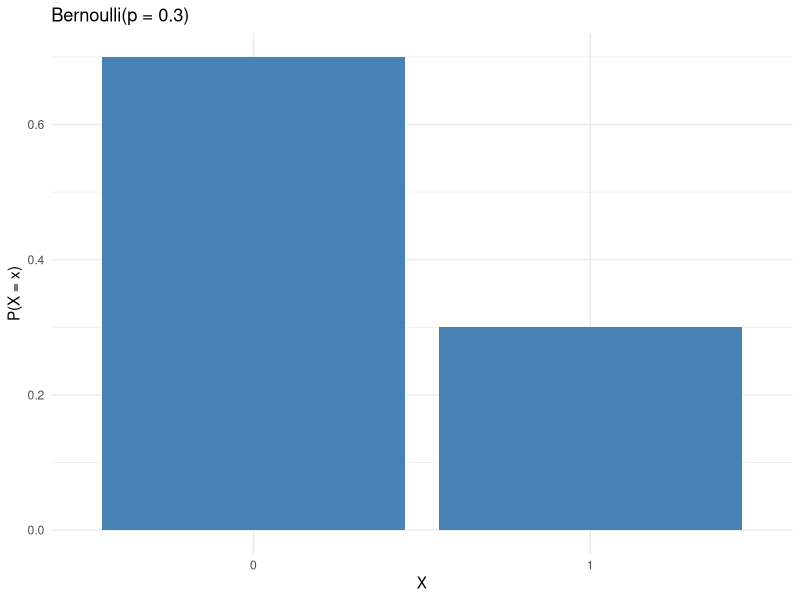
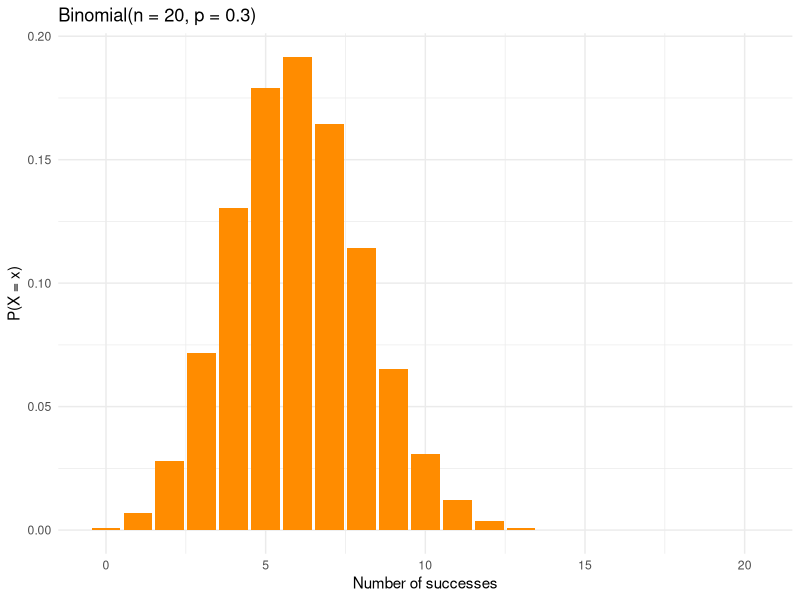
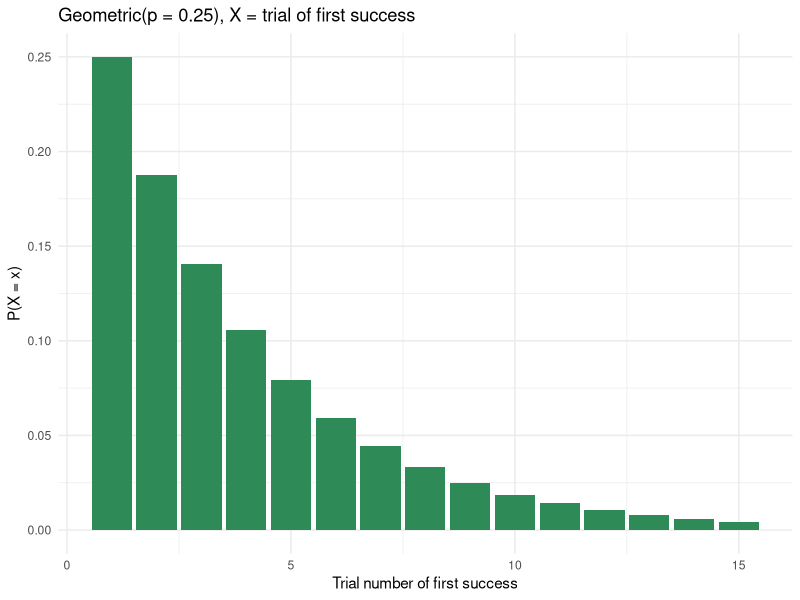
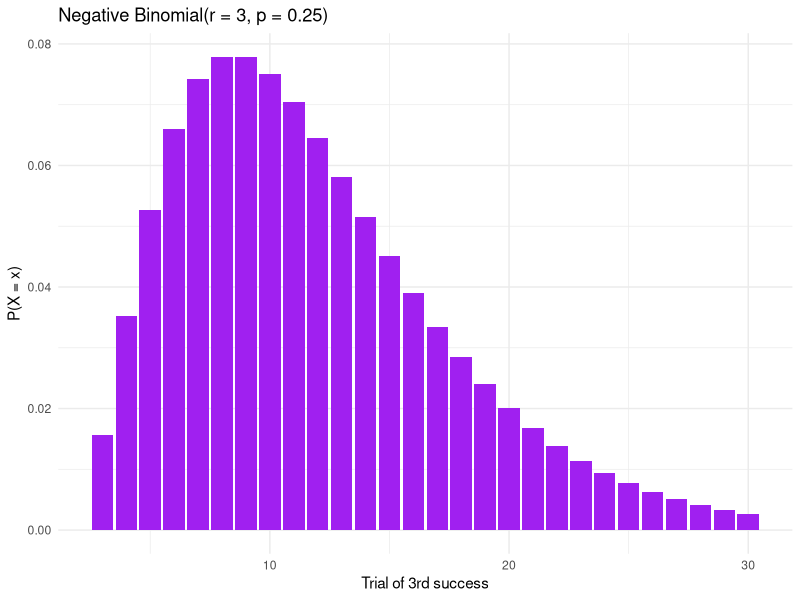
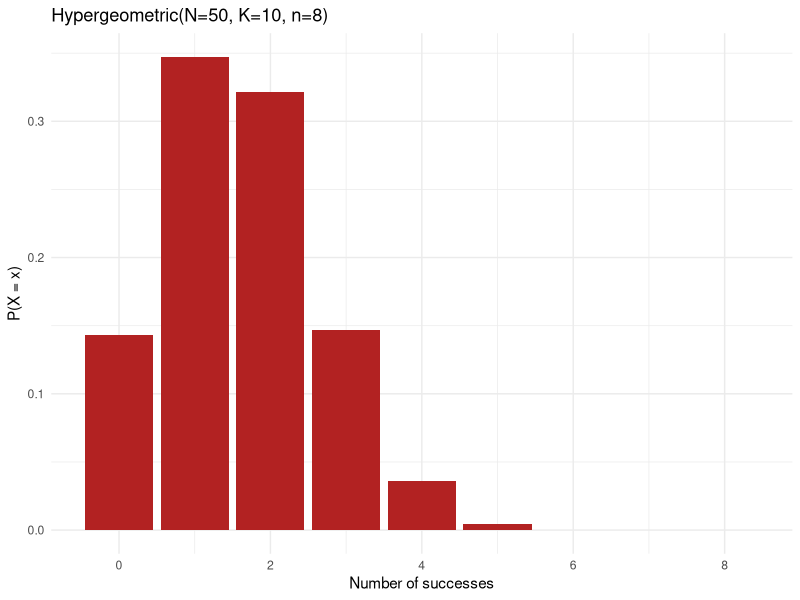
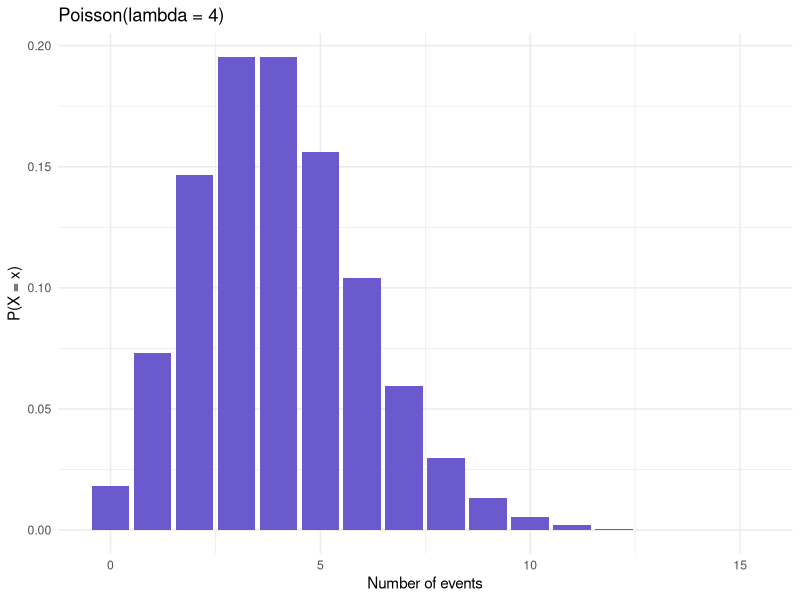

Here is the R script that generated these plots, in order:
## ---- chunk 1
knitr::opts_chunk$set(echo = TRUE, warning = FALSE, message = FALSE, fig.align = "center")
library(ggplot2)
## ---- chunk 2
p <- 0.3
x <- c(0, 1)
prob <- dbinom(x, size = 1, prob = p)
ggplot(data.frame(x = factor(x), prob), aes(x, prob)) +
  geom_col(fill = "steelblue") +
  labs(title = "Bernoulli(p = 0.3)", x = "X", y = "P(X = x)") +
  theme_minimal()
## ---- chunk 3
n <- 20; p <- 0.3
x <- 0:n
prob <- dbinom(x, size = n, prob = p)
ggplot(data.frame(x, prob), aes(x, prob)) +
  geom_col(fill = "darkorange") +
  labs(title = "Binomial(n = 20, p = 0.3)", x = "Number of successes", y = "P(X = x)") +
  theme_minimal()
## ---- chunk 4
p <- 0.25
x <- 1:15
prob <- dgeom(x - 1, prob = p)  # R's dgeom counts failures before success
ggplot(data.frame(x, prob), aes(x, prob)) +
  geom_col(fill = "seagreen") +
  labs(title = "Geometric(p = 0.25), X = trial of first success",
       x = "Trial number of first success", y = "P(X = x)") +
  theme_minimal()
## ---- chunk 5
r <- 3; p <- 0.25
x <- r:30
prob <- dnbinom(x - r, size = r, prob = p)  # R counts failures before r-th success
ggplot(data.frame(x, prob), aes(x, prob)) +
  geom_col(fill = "purple") +
  labs(title = "Negative Binomial(r = 3, p = 0.25)",
       x = "Trial of 3rd success", y = "P(X = x)") +
  theme_minimal()
## ---- chunk 6
N <- 50; K <- 10; n <- 8
x <- 0:min(n, K)
prob <- dhyper(x, m = K, n = N - K, k = n)
ggplot(data.frame(x, prob), aes(x, prob)) +
  geom_col(fill = "firebrick") +
  labs(title = "Hypergeometric(N=50, K=10, n=8)", x = "Number of successes", y = "P(X = x)") +
  theme_minimal()
## ---- chunk 7
lambda <- 4
x <- 0:15
prob <- dpois(x, lambda = lambda)
ggplot(data.frame(x, prob), aes(x, prob)) +
  geom_col(fill = "slateblue") +
  labs(title = "Poisson(lambda = 4)", x = "Number of events", y = "P(X = x)") +
  theme_minimal()
